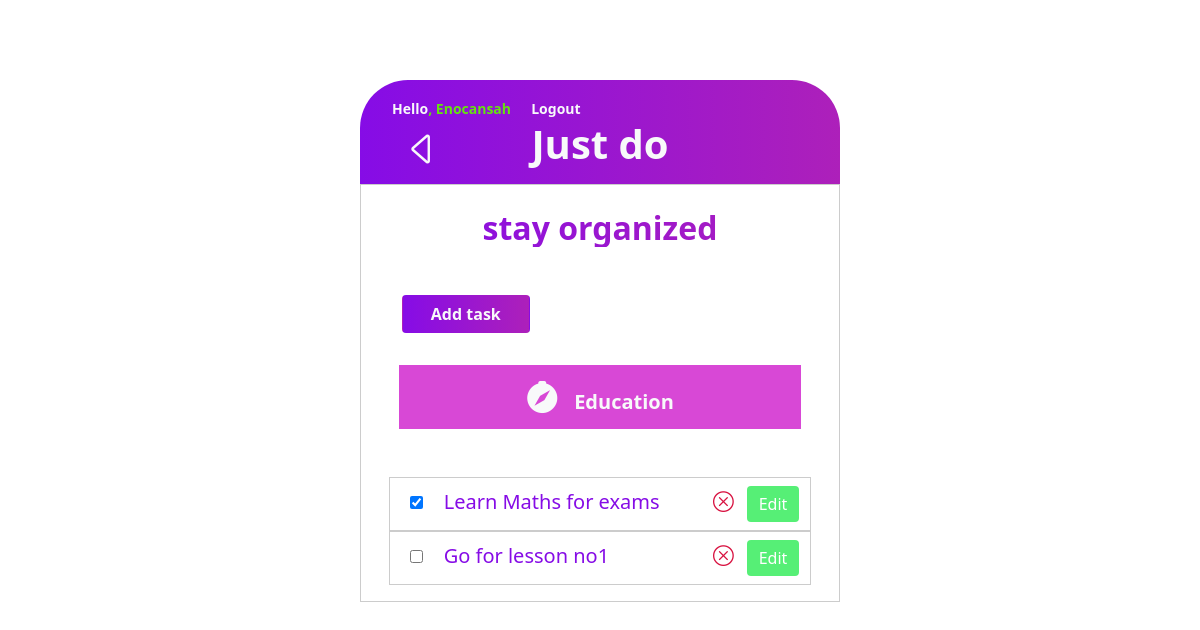
/todolist/3 (signed in), run on an earlier commit of the app's database.
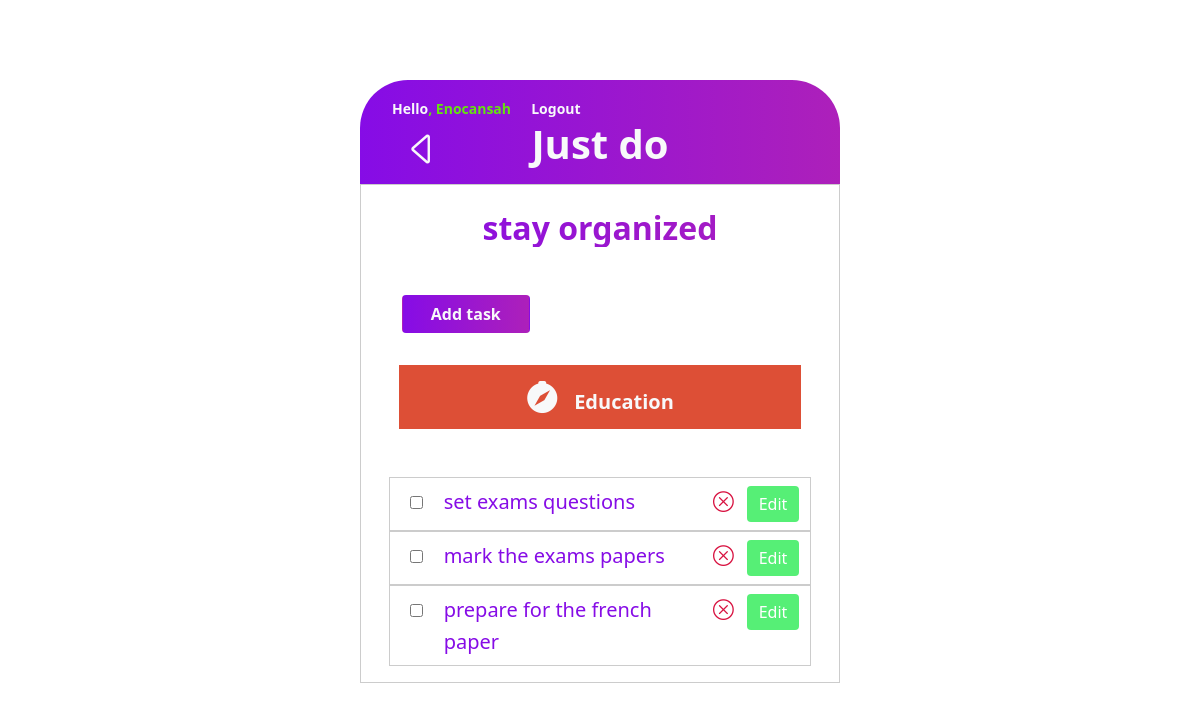
And on a later commit of the database.
### todoitems/models.py (models this page shows, shortened)
class TodoItem(models.Model):
    task = models.CharField(max_length=255)
    completed = models.BooleanField(default=False)
    todolist = models.ForeignKey(TodoList, null=True, on_delete=models.CASCADE)

### todolist/views.py (the view)
# urls.py: path('<int:pk>', DetailTodoList.as_view(), name='detail-todolist'),
class DetailTodoList(LoginRequiredMixin, DetailView):
    model = TodoList
    template_name = 'todolist/todolist_detail.html'
    context_object_name = 'todolist'

### templates/todolist/todolist_detail.html (shortened to what this page needs)
{% extends 'todolist/base.html' %}
{% block content %}
    <section class="mt-5 position-relative">
        <a href="{% url 'todolist:list-todolist' %}" class="back-btn text-light">
            <span class="bi-caret-left" style="font-size: 2.5rem"></span>
        </a>
        <section class="container d-flex justify-space-around" id="">
            <a href="{% url 'todolist:create-todoitem' todolist.id %}">
                <button class="btn text-light fw-bold ci-btn">Add task</button>
            </a>
        </section>
        <div class="text-light todolist-head" style="background-color: {{ todolist.icon_color }};">
            <span class="bi-compass-fill" style="font-size: 2rem; margin-inline-end: 1rem;"></span><span class="lead fw-bold">{{ todolist.name }}</span>
        </div>
        <section class="d-flex flex-column mt-5" id="todoitems">
            {% if not todolist.todoitem_set.all %}
                <p class="lead">No tasks yet</p>
            {% else %}
            {% for todoitem in todolist.todoitem_set.all %}
                <div class="todoitem row">
                    <div class="col-1">
                        <input type="checkbox" name="checkbox" {% if todoitem.completed %} checked {% endif %} class="p-4" style="margin-inline-end: 1rem;">
                    </div>
                    <div class="col-8">
                        <h4 class="h4 d-inline fs-5" style="color: #860ce6;">{{ todoitem.task }}</h4>
                    </div>
                    <div class="col-1">
                        <a href="{% url 'todoitems:delete-todoitem' todoitem.id %}">
                            <span class="bi-x-circle  cancel-btn" style="color: #d81240;"></span>
                        </a>
                    </div>
                    <div class="col-1">
                        <a href="{% url 'todoitems:update-todoitem' todoitem.id %}">
                            <button class="btn btn-success edit-btn">Edit</button>
                        </a>
                    </div>
                </div>
                {% endfor %}
            {% endif %}
        </section>
    </section>
{% endblock %}

What changed in the data, as far as the page shows it:
no longer on this page (row edited): TodoItem: completed "☑", task "Learn Maths for exams"
removed TodoItem: task "Go for lesson no1"
changed TodoList "Education": icon_color "#d848d6" → "#dd4f36" (drawn)
now on this page (row edited): TodoItem: task "set exams questions"
added TodoItem: task "mark the exams papers"
now on this page (row edited): TodoItem: task "prepare for the french paper"
